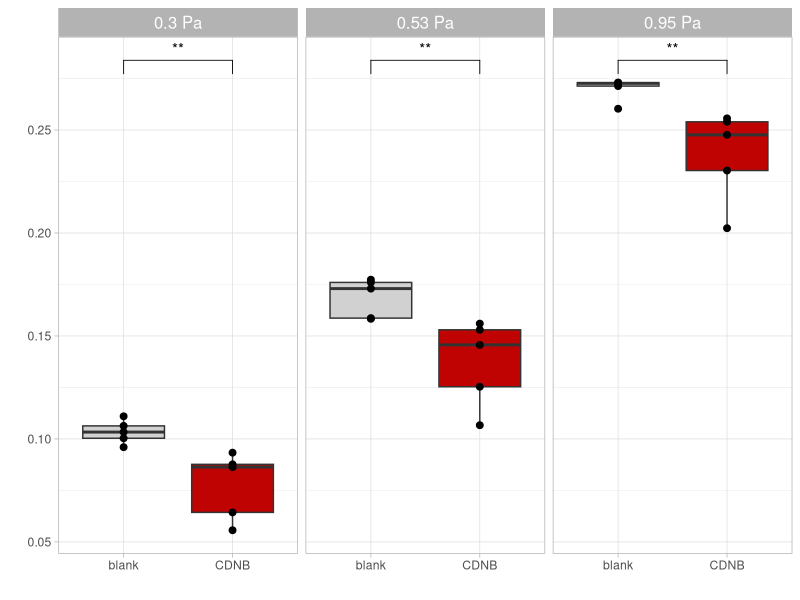
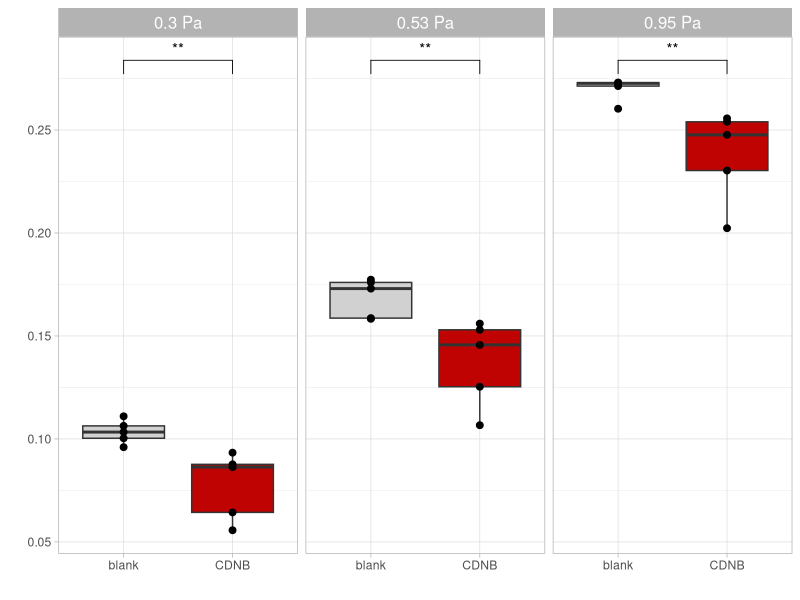

Write the R code that produced these figures, in order.
library(ggplot2)
library(ggpubr)
library(openxlsx)
library(data.table)

theme_set(theme_light())

all_Data <- read.xlsx("LoRRca_deformability.xlsx")

use_Data1 <- subset(
  all_Data, shear < 1
)

# use_Data2 <- subset(
#   all_Data, shear > 1 & shear < 6)

# use_Data3 <- subset(
#   all_Data, shear > 6)

f_sample <- factor(
  use_Data1$sample, level = c("blank", "CDNB")
)

ggplot(data = use_Data1,
  aes(x = f_sample, y = EI)
) +

  geom_boxplot(show.legend = FALSE, aes(fill = factor(sample, level = c("blank", "CDNB")))) +
  scale_fill_manual(values = c("#d1d1d1", "#bf0202"), name = "") +
  facet_wrap(~factor(
    shear,
    level = c(0.3, 0.53, 0.95),
    labels = c("0.3 Pa", "0.53 Pa", "0.95 Pa")
  )) +
  
  # facet_wrap(~factor(shear,
  #                    level = c(1.69, 3.00, 5.33),
  #                    labels = c("1.69 Pa",
  #                               "3.00 Pa",
  #                               "5.33 Pa"))) +

  # facet_wrap(~factor(shear,
  #                    level = c(9.49, 16.87, 30),
  #                    labels = c("9.49 Pa",
  #                               "16.87 Pa",
  #                               "30 Pa"))) +
  
  geom_point(color = "#000000", size = 2) +
  
  labs(
    # title = (""), 
    x="", 
    y="") +
  
  theme(
    plot.title = element_blank(),
    strip.text = element_text(size = 12)
  ) +
  
  stat_compare_means(comparisons = list(c("blank","CDNB")),
                     label = "p.signif", method = "wilcox.test")


ggsave("result_deformability(xyz).tiff",
       path = "C:/Users/paubus/OneDrive - Universität Zürich UZH/Documents/GitHub/R-graphs/Graphs and figures",
       units = "in",
       dpi = 300,
       compression = "lzw",
       width = 3,
       height = 5)
